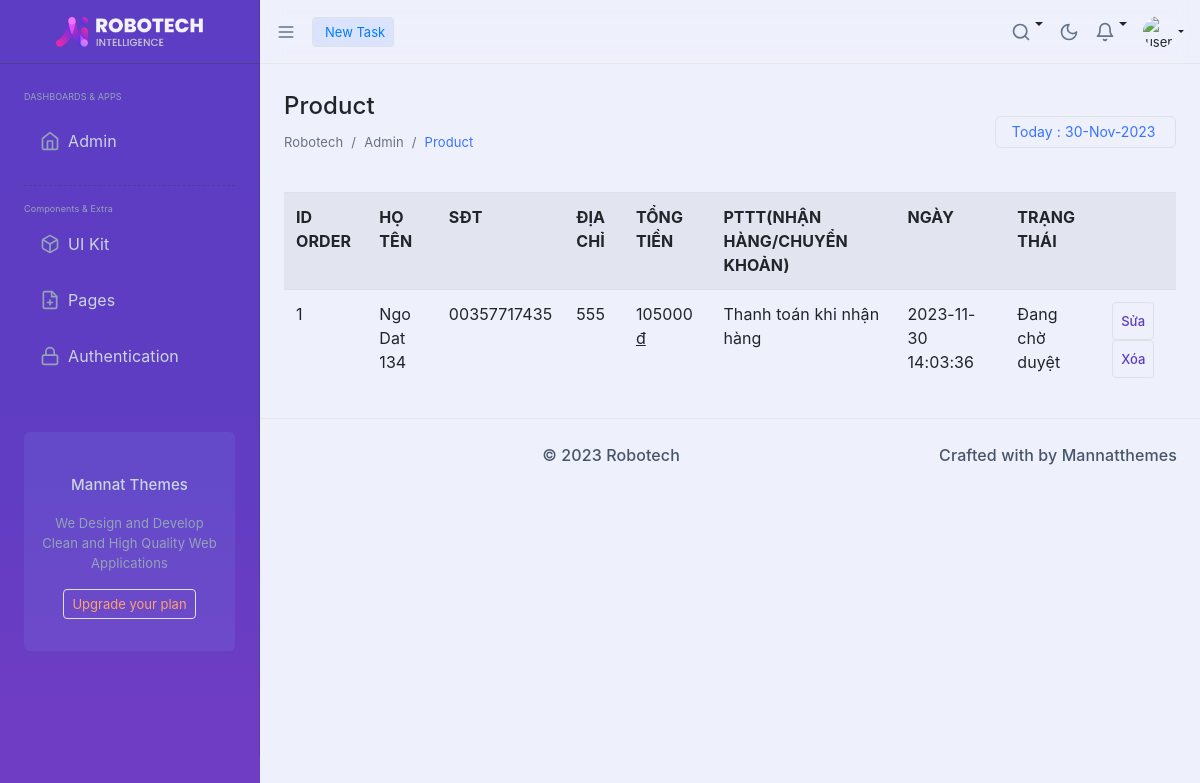
/admin/index.php?act=listbl, run on the app's committed database.
### tables this page shows
CREATE TABLE `tbl_order` (
  `id_order` int(11) NOT NULL,
  `id_user` int(11) NOT NULL,
  `hoten` varchar(50) NOT NULL,
  `sdt` varchar(15) NOT NULL,
  `email` varchar(50) NOT NULL,
  `diachi` int(100) NOT NULL,
  `tongtien` int(11) NOT NULL,
  `pttt` tinyint(4) NOT NULL COMMENT '1. Thanh toán khi nhận hàng\r\n2. Chuyển khoản',
  `ngaydathang` datetime NOT NULL DEFAULT current_timestamp(),
  `trangthai` tinyint(4) NOT NULL DEFAULT 1 COMMENT '1. Đang chờ duyệt\r\n2. Đã xác nhận\r\n3. Đang vận chuyển\r\n4. Hoàn thành'
);

### model/pdo.php (called while the page is built, shortened)
<?php
function pdo_get_connection(){
    $dburl = "mysql:host=localhost;dbname=pro1014-da1-dtcshop;charset=utf8";
    $username = 'root';
    $password = '';
    $conn = new PDO($dburl, $username, $password);
    $conn->setAttribute(PDO::ATTR_ERRMODE, PDO::ERRMODE_EXCEPTION);
    return $conn;
}
function pdo_query($sql){
    $sql_args = array_slice(func_get_args(), 1);
    try{
        $conn = pdo_get_connection();
        $stmt = $conn->prepare($sql);
        $stmt->execute($sql_args);
        $rows = $stmt->fetchAll();
        return $rows;
    }
    catch(PDOException $e){
        throw $e;
    }
    finally{
        unset($conn);
    }
}

### model/cart.php (called while the page is built, shortened)
<?php
function loadall_tbl_order(){
    $sql ="
    SELECT id_order, id_user, hoten, sdt, email, diachi, tongtien,
    CASE
    WHEN pttt = 1 THEN 'Thanh toán khi nhận hàng'
    WHEN pttt = 2 THEN 'Chuyển khoản'
    ELSE 'Không xác định'
    END AS pttt_text,
    ngaydathang,
    CASE
    WHEN trangthai = 1 THEN 'Đang chờ duyệt'
    WHEN trangthai = 2 THEN 'Đã xác nhận'
    WHEN trangthai = 3 THEN 'Đang vận chuyển'
    WHEN trangthai = 4 THEN 'Hoàn thành'
    ELSE 'Không xác định'
    END AS trangthai_text
    FROM tbl_order;
    ";
    $listtbl = pdo_query($sql);
    return $listtbl;
}
?>

### admin/Donhang/listtbl.php (the view, shortened to what this page needs)
<div class="ltr:flex flex-1 rtl:flex-row-reverse">
            <div class="page-wrapper relative ltr:ms-auto rtl:me-auto rtl:ms-0 w-[calc(100%-260px)] px-4 pt-[64px] duration-300">
                <div class="xl:w-full">
                    <div class="flex flex-wrap">
                        <div class="flex items-center py-4 w-full">
                            <div class="w-full">
                                <div class="">
                                    <div class="flex flex-wrap justify-between">
                                        <div class="items-center ">
                                            <h1 class="font-medium text-3xl block dark:text-slate-100">Product</h1>
                                            <ol class="list-reset flex text-sm">
                                                <li><a href="#" class="text-gray-500 dark:text-slate-400">Robotech</a></li>
                                                <li><span class="text-gray-500 dark:text-slate-400 mx-2">/</span></li>
                                                <li class="text-gray-500 dark:text-slate-400">Admin</li>
                                                <li><span class="text-gray-500 dark:text-slate-400 mx-2">/</span></li>
                                                <li class="text-primary-500 hover:text-primary-600 dark:text-primary-400">Product</li>
                                            </ol>
                                        </div>
                                        <div class="flex items-center">
                                            <div class="today-date leading-5 mt-2 lg:mt-0 form-input w-auto rounded-md border inline-block border-primary-500/60 dark:border-primary-500/60 text-primary-500 bg-transparent px-3 py-1 focus:outline-none focus:ring-0 placeholder:text-slate-400/70 placeholder:font-normal placeholder:text-sm hover:border-primary-400 focus:border-primary-500 dark:focus:border-primary-500  dark:hover:border-slate-700">
                                                <input type="text" class="dash_date border-0 focus:border-0 focus:outline-none" readonly  required="">
                                            </div>
                                        </div>
                                    </div>
                                </div>
                            </div>
                        </div>
                    </div>
                </div>
                <div class="xl:w-full  min-h-[calc(100vh-138px)] relative pb-14">
                    <form action="index.php?act=adddm" method="post" >
                        <div class="col-span-12 sm:col-span-12 md:col-span-12 lg:col-span-6 xl:col-span-6">
                            <div class="w-full relative mb-4">
                                <div class="flex-auto p-0 md:p-4">
                                    <table class="table table-striped">
                                    <tr>
                                        <th scope="col">ID ORDER</th>
                                        <th scope="col">HỌ TÊN</th>
                                        <th scope="col">SĐT</th>
                                        <th scope="col">ĐỊA CHỈ</th>
                                        <th scope="col">TỔNG TIỀN</th>
                                        <th scope="col">PTTT(NHẬN HÀNG/CHUYỂN KHOẢN)</th>
                                        <th scope="col">NGÀY</th>
                                        <th scope="col">TRẠNG THÁI</th>
                                        <th scope="col"></th>
                                    </tr>
                                    <?php
                                        foreach ($listtbl as $tbl) {
                                            extract($tbl);
                                            $suatbl="index.php?act=suatbl&id=".$id_order;
                                            $xoatbl="index.php?act=xoatbl&id=".$id_order;
                                            echo '<tr>
                                            <td>'.$id_order.'</td>
                                            <td>'.$hoten.'</td>
                                            <td>'.$sdt.'</td>
                                            <td>'.$diachi.'</td>
                                            <td>'.$tongtien.' <u>đ</u></td>
                                            <td>'.$pttt_text.'</td>
                                            <td>'.$ngaydathang.'</td>
                                            <td>'.$trangthai_text.'</td>
                                            <td><a href="'.$suatbl.'"><input type="button" value="Sửa" class="px-2 py-2 lg:px-4 bg-transparent  text-brand text-sm  rounded transition hover:bg-brand-500 hover:text-white border border-brand font-medium"></a> <a href="'.$xoatbl.'"> <input type="button" value="Xóa" class="px-2 py-2 lg:px-4 bg-transparent  text-brand text-sm  rounded transition hover:bg-brand-500 hover:text-white border border-brand font-medium"></a></td>
                                        </tr>';
                                        }
                                    ?>
                                    </table>
                                </div>
                            </div>
                        </form>
                        </div>
</div>

### data on the page
tbl_order: id_order "1", hoten "Ngo Dat 134", sdt "00357717435", diachi "555", tongtien "105000", pttt_text "Thanh toán khi nhận hàng", ngaydathang "2023-11-30 14:03:36", trangthai_text "Đang chờ duyệt"
